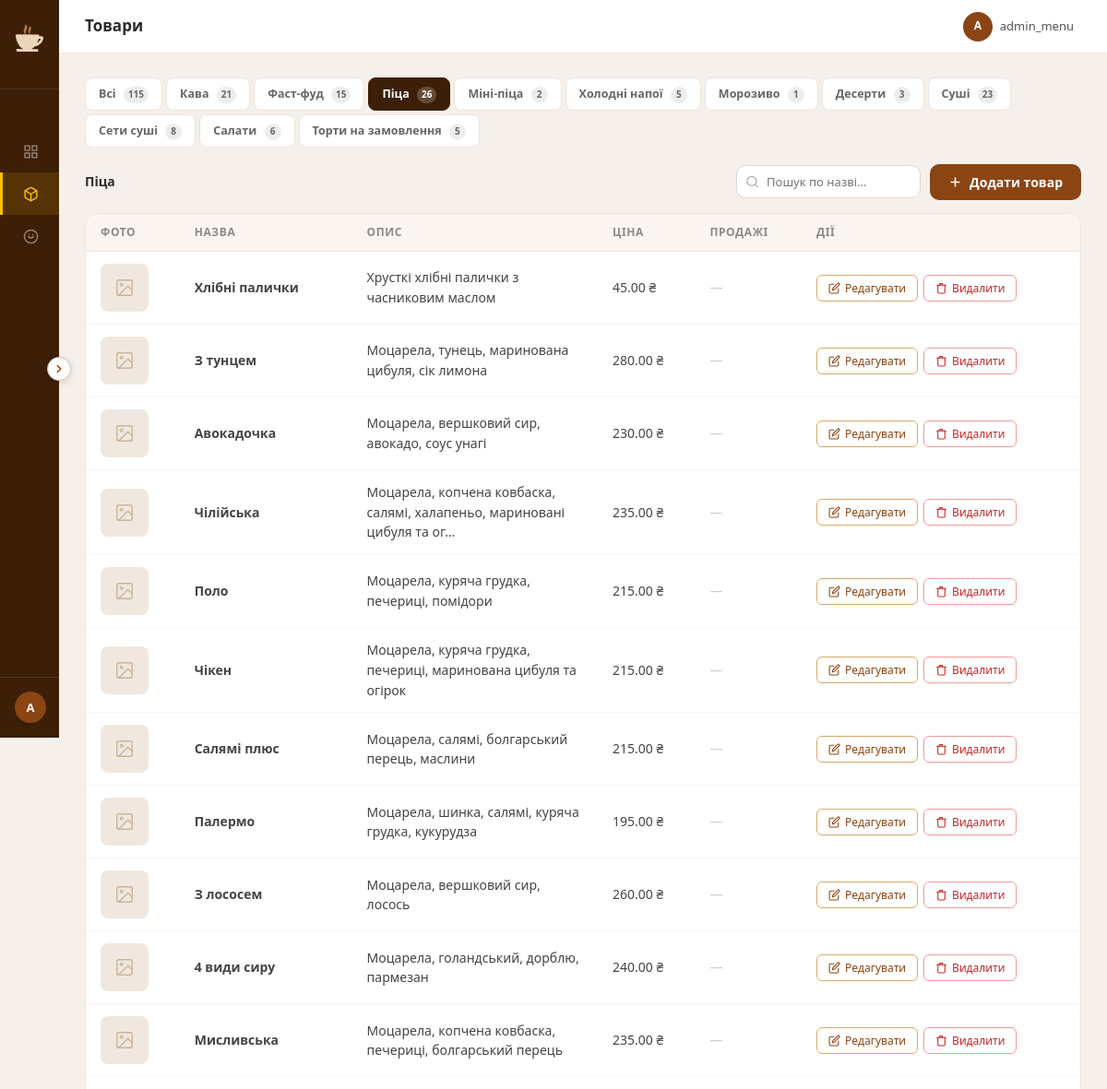
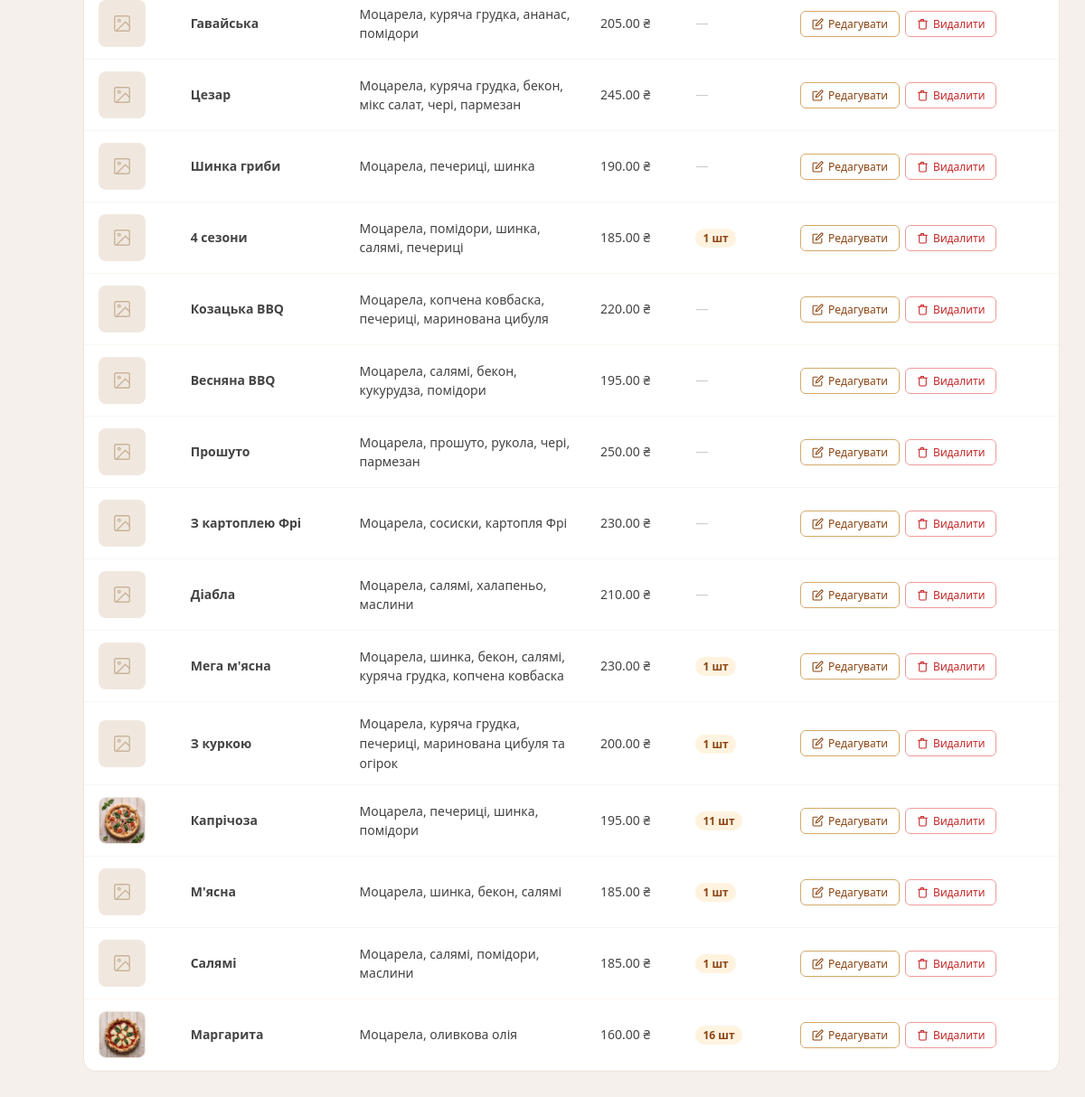
Screenshot of /admin/manage_items.php?category=pizza_items (signed in) with the database file from the repository (2 pictures, top to bottom).
### tables this page shows
CREATE TABLE `pizza_items` (
  `id` int(11) NOT NULL AUTO_INCREMENT,
  `name` varchar(255) NOT NULL,
  `description` text DEFAULT NULL,
  `image` varchar(255) NOT NULL,
  `price` decimal(10,2) NOT NULL DEFAULT 0.00,
  `price_large` decimal(10,2) DEFAULT 0.00,
  `popularity` int(11) NOT NULL DEFAULT 0,
  `sauce_type` enum('tomato','cream','bbq') NOT NULL DEFAULT 'tomato',
  `is_spicy` tinyint(1) NOT NULL DEFAULT 0,
  `has_size_choice` tinyint(1) NOT NULL DEFAULT 1,
  `ingredients_tags` varchar(500) DEFAULT NULL,
  PRIMARY KEY (`id`),
  KEY `popularity` (`popularity`)
);

### admin/manage_items.php (the view, shortened to what this page needs)
<?php
require_once __DIR__ . '/../db/db.php';
$allowed = ['coffee_items','fast_food_items','pizza_items','mini_pizza_items','cold_drink_items','ice_cream_items','dessert_items','sushi_items','sushi_sets','salad_items','cake_items'];
$categoryNames = [
    'coffee_items'      => 'Кава',
    'fast_food_items'   => 'Фаст-фуд',
    'pizza_items'       => 'Піца', 'mini_pizza_items' => 'Міні-піца',
    'cold_drink_items'  => 'Холодні напої',
    'ice_cream_items'   => 'Морозиво',
    'dessert_items'     => 'Десерти',
    'sushi_items'       => 'Суші',
    'sushi_sets'        => 'Сети суші',
    'salad_items'       => 'Салати',
    'cake_items'        => 'Торти на замовлення',
];
$category = $_GET['category'] ?? 'all';
$isAll    = ($category === 'all');
$catTitle = $isAll ? 'Всі товари' : ($categoryNames[$category] ?? $category);
$popularity = [];
if (!$isAll) {
    $r = $conn->query("SELECT product_id, SUM(quantity) AS sold FROM order_items WHERE category='$category' GROUP BY product_id");
    if ($r) while ($row = $r->fetch_assoc()) $popularity[(int)$row['product_id']] = (int)$row['sold'];
}
$items = [];
if ($isAll) {
    foreach ($allowed as $t) {
        $res2 = $conn->query("SELECT id, name, description, image, price FROM `$t` ORDER BY id DESC");
        if ($res2) while ($row = $res2->fetch_assoc()) {
            $row['_table'] = $t;
            $items[] = $row;
        }
    }
    usort($items, fn($a,$b) => strcmp($a['name'], $b['name']));
} else {
    $res = $conn->query("SELECT * FROM `$category` ORDER BY id DESC");
    if ($res) while ($row = $res->fetch_assoc()) $items[] = $row;
}
$tabCounts = [];
foreach ($allowed as $t) {
    $r2 = $conn->query("SELECT COUNT(*) AS c FROM `$t`");
    $tabCounts[$t] = $r2 ? (int)$r2->fetch_assoc()['c'] : 0;
}
$tabCounts['all'] = array_sum($tabCounts);
$nameCol = 'name';
include 'includes/layout_top.php';
?>
<div class="cat-tabs">
  <a href="manage_items.php?category=all"
     class="cat-tab <?= $isAll?'active':'' ?>">
    Всі
    <span class="cat-tab-count"><?= $tabCounts['all'] ?></span>
  </a>
  <?php foreach ($allowed as $t): ?>
    <a href="manage_items.php?category=<?= $t ?>"
       class="cat-tab <?= (!$isAll && $category===$t)?'active':'' ?>">
      <?= $categoryNames[$t] ?>
      <span class="cat-tab-count"><?= $tabCounts[$t] ?></span>
    </a>
  <?php endforeach; ?>
</div>
<div class="section-head">
  <h2 class="section-title"><?= htmlspecialchars($catTitle) ?></h2>
  <div style="display:flex;gap:10px;align-items:center;flex-wrap:wrap">
    <div style="position:relative">
      <input type="search" id="itemSearch" placeholder="Пошук по назві…"
             style="padding:8px 12px 8px 32px;border:1.5px solid #e0d8d0;border-radius:10px;font-size:13px;font-family:inherit;outline:none;width:200px;transition:border-color .2s"
             oninput="filterItems(this.value)"
             onfocus="this.style.borderColor='#8B4513'" onblur="this.style.borderColor='#e0d8d0'">
    </div>
    <button class="btn-add-item" onclick="openItemModal()">
      <svg width="15" height="15" viewBox="0 0 24 24" fill="none" stroke="currentColor" stroke-width="2.5" stroke-linecap="round">
        <line x1="12" y1="5" x2="12" y2="19"/><line x1="5" y1="12" x2="19" y2="12"/>
      </svg>
      Додати товар
    </button>
  </div>
</div>
<div class="table-wrap">
  <table class="admin-table">
    <thead>
      <tr>
        <th>Фото</th><th>Назва</th>
        <th class="col-hide-mobile">Опис</th>
        <th>Ціна</th><th class="col-hide-mobile">Продажі</th><th>Дії</th>
      </tr>
    </thead>
    <tbody id="itemsTableBody">
      <?php foreach ($items as $item):
        $itemCat  = $item['_table'] ?? $category;
        $name     = $item['name'] ?? '—';
        $desc     = $item['description'] ?? '';
        $sold     = $popularity[$item['id']] ?? 0;
      ?>
      <tr id="item-row-<?= $item['id'] ?>" data-cat="<?= htmlspecialchars($itemCat) ?>">
        <?php
          $imgSrc = $item['image'] ?? '';
          $hasPhoto = !empty($imgSrc)
                      && !str_contains($imgSrc, 'default.jpg')
                      && file_exists(__DIR__ . '/../' . $imgSrc);
        ?>
        <td>
          <?php if ($hasPhoto): ?>
            <img src="../<?= htmlspecialchars($imgSrc) ?>" alt=""
                 style="width:52px;height:52px;object-fit:cover;border-radius:8px;border:1px solid #ede5dd"
                 onerror="this.replaceWith(document.getElementById('no-photo-tpl').content.cloneNode(true))">
          <?php else: ?>
            <div style="width:52px;height:52px;background:#f0e8df;border-radius:8px;display:flex;align-items:center;justify-content:center">
              <svg width="22" height="22" viewBox="0 0 24 24" fill="none" stroke="#c9b49a" stroke-width="1.5"><rect x="3" y="3" width="18" height="18" rx="2"/><circle cx="8.5" cy="8.5" r="1.5"/><polyline points="21 15 16 10 5 21"/></svg>
            </div>
          <?php endif; ?>
        </td>
        <td><strong><?= htmlspecialchars($name) ?></strong></td>
        <td class="td-desc col-hide-mobile"><?= htmlspecialchars(mb_substr($desc,0,70)) ?><?= mb_strlen($desc)>70?'…':'' ?></td>
        <td><?= number_format($item['price'],2) ?> ₴</td>
        <td class="col-hide-mobile">
          <?php if ($sold > 0): ?>
            <span class="sold-badge"><?= $sold ?> шт</span>
          <?php else: ?>
            <span style="color:#ccc">—</span>
          <?php endif; ?>
        </td>
        <td>
          <div class="item-actions" id="actions-<?= $item['id'] ?>">
            <?php
              $itemForJs = array_merge($item, ['_nameCol' => $nameCol]);
              if (!$hasPhoto) {
                  $itemForJs['image'] = '';
              }
            ?>
            <button class="item-btn-edit"
                    onclick='openItemModal(<?= $item["id"] ?>, <?= htmlspecialchars(json_encode($itemForJs), ENT_QUOTES) ?>)'>
              <svg width="13" height="13" viewBox="0 0 24 24" fill="none" stroke="currentColor" stroke-width="2" stroke-linecap="round"><path d="M11 4H4a2 2 0 0 0-2 2v14a2 2 0 0 0 2 2h14a2 2 0 0 0 2-2v-7"/><path d="M18.5 2.5a2.121 2.121 0 0 1 3 3L12 15l-4 1 1-4 9.5-9.5z"/></svg>
              Редагувати
            </button>
            <button class="item-btn-delete" onclick="confirmDelete(<?= $item['id'] ?>, '<?= htmlspecialchars(addslashes($name)) ?>')">
              <svg width="13" height="13" viewBox="0 0 24 24" fill="none" stroke="currentColor" stroke-width="2" stroke-linecap="round"><polyline points="3 6 5 6 21 6"/><path d="M19 6v14a2 2 0 0 1-2 2H7a2 2 0 0 1-2-2V6m3 0V4a1 1 0 0 1 1-1h4a1 1 0 0 1 1 1v2"/></svg>
              Видалити
            </button>
          </div>
        </td>
      </tr>
      <?php endforeach; ?>
    </tbody>
  </table>
</div>
<?php include 'includes/layout_bottom.php'; ?>

### rows the page displays
pizza_items: name "Хлібні палички", description "Хрусткі хлібні палички з часниковим маслом", price "45.00"
pizza_items: name "З тунцем", description "Моцарела, тунець, маринована цибуля, сік лимона", price "280.00"
pizza_items: name "Авокадочка", description "Моцарела, вершковий сир, авокадо, соус унагі", price "230.00"
pizza_items: name "Чілійська", description "Моцарела, копчена ковбаска, салямі, халапеньо, мариновані цибуля та ог", price "235.00"
pizza_items: name "Поло", description "Моцарела, куряча грудка, печериці, помідори", price "215.00"
pizza_items: name "Чікен", description "Моцарела, куряча грудка, печериці, маринована цибуля та огірок", price "215.00"
pizza_items: name "Салямі плюс", description "Моцарела, салямі, болгарський перець, маслини", price "215.00"
pizza_items: name "Палермо", description "Моцарела, шинка, салямі, куряча грудка, кукурудза", price "195.00"
pizza_items: name "З лососем", description "Моцарела, вершковий сир, лосось", price "260.00"
pizza_items: name "4 види сиру", description "Моцарела, голандський, дорблю, пармезан", price "240.00"
pizza_items: name "Мисливська", description "Моцарела, копчена ковбаска, печериці, болгарський перець", price "235.00"
pizza_items: name "Гавайська", description "Моцарела, куряча грудка, ананас, помідори", price "205.00"
pizza_items: name "Цезар", description "Моцарела, куряча грудка, бекон, мікс салат, чері, пармезан", price "245.00"
pizza_items: name "Шинка гриби", description "Моцарела, печериці, шинка", price "190.00"
pizza_items: name "4 сезони", description "Моцарела, помідори, шинка, салямі, печериці", price "185.00", id "1"
pizza_items: name "Козацька BBQ", description "Моцарела, копчена ковбаска, печериці, маринована цибуля", price "220.00"
pizza_items: name "Весняна BBQ", description "Моцарела, салямі, бекон, кукурудза, помідори", price "195.00"
pizza_items: name "Прошуто", description "Моцарела, прошуто, рукола, чері, пармезан", price "250.00"
pizza_items: name "З картоплею Фрі", description "Моцарела, сосиски, картопля Фрі", price "230.00"
pizza_items: name "Діабла", description "Моцарела, салямі, халапеньо, маслини", price "210.00"
pizza_items: name "Мега м'ясна", description "Моцарела, шинка, бекон, салямі, куряча грудка, копчена ковбаска", price "230.00", id "1"
pizza_items: name "З куркою", description "Моцарела, куряча грудка, печериці, маринована цибуля та огірок", price "200.00", id "1"
pizza_items: image (picture), name "Капрічоза", description "Моцарела, печериці, шинка, помідори", price "195.00", id "11"
pizza_items: name "М'ясна", description "Моцарела, шинка, бекон, салямі", price "185.00", id "1"
pizza_items: name "Салямі", description "Моцарела, салямі, помідори, маслини", price "185.00", id "1"
pizza_items: image (picture), name "Маргарита", description "Моцарела, оливкова олія", price "160.00", id "16"

### other values shown
$adminInitial "A"
$pageTitle "Товари"
$adminUsername "admin_menu"
$tabCounts['all'] "115"
$categoryNames[$t] "Кава"
$tabCounts[$t] "21"
$categoryNames[$t] "Фаст-фуд"
$tabCounts[$t] "15"
$categoryNames[$t] "Піца"
$tabCounts[$t] "26"
$categoryNames[$t] "Міні-піца"
$tabCounts[$t] "2"
$categoryNames[$t] "Холодні напої"
$tabCounts[$t] "5"
$categoryNames[$t] "Морозиво"
